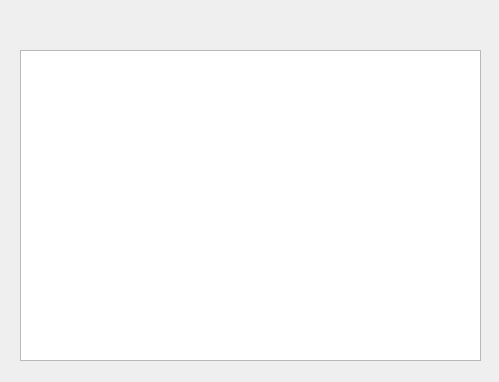
<?xml version="1.0" encoding="UTF-8"?>
<ui version="4.0">
 <class>Outputing</class>
 <widget class="QDialog" name="Outputing">
  <property name="geometry">
   <rect>
    <x>0</x>
    <y>0</y>
    <width>499</width>
    <height>382</height>
   </rect>
  </property>
  <property name="windowTitle">
   <string>Dialog</string>
  </property>
  <widget class="QTextBrowser" name="textBrowser">
   <property name="geometry">
    <rect>
     <x>20</x>
     <y>50</y>
     <width>461</width>
     <height>311</height>
    </rect>
   </property>
   <property name="html">
    <string>&lt;!DOCTYPE HTML PUBLIC &quot;-//W3C//DTD HTML 4.0//EN&quot; &quot;http://www.w3.org/TR/REC-html40/strict.dtd&quot;&gt;
&lt;html&gt;&lt;head&gt;&lt;meta name=&quot;qrichtext&quot; content=&quot;1&quot; /&gt;&lt;style type=&quot;text/css&quot;&gt;
p, li { white-space: pre-wrap; }
&lt;/style&gt;&lt;/head&gt;&lt;body style=&quot; font-family:'MS Shell Dlg 2'; font-size:7.8pt; font-weight:400; font-style:normal;&quot;&gt;
&lt;p style=&quot;-qt-paragraph-type:empty; margin-top:0px; margin-bottom:0px; margin-left:0px; margin-right:0px; -qt-block-indent:0; text-indent:0px; font-family:'MS Shell Dlg 2';&quot;&gt;&lt;br /&gt;&lt;/p&gt;&lt;/body&gt;&lt;/html&gt;</string>
   </property>
  </widget>
  <widget class="QLabel" name="label">
   <property name="geometry">
    <rect>
     <x>20</x>
     <y>10</y>
     <width>461</width>
     <height>31</height>
    </rect>
   </property>
   <property name="text">
    <string/>
   </property>
  </widget>
 </widget>
 <resources/>
 <connections/>
</ui>
